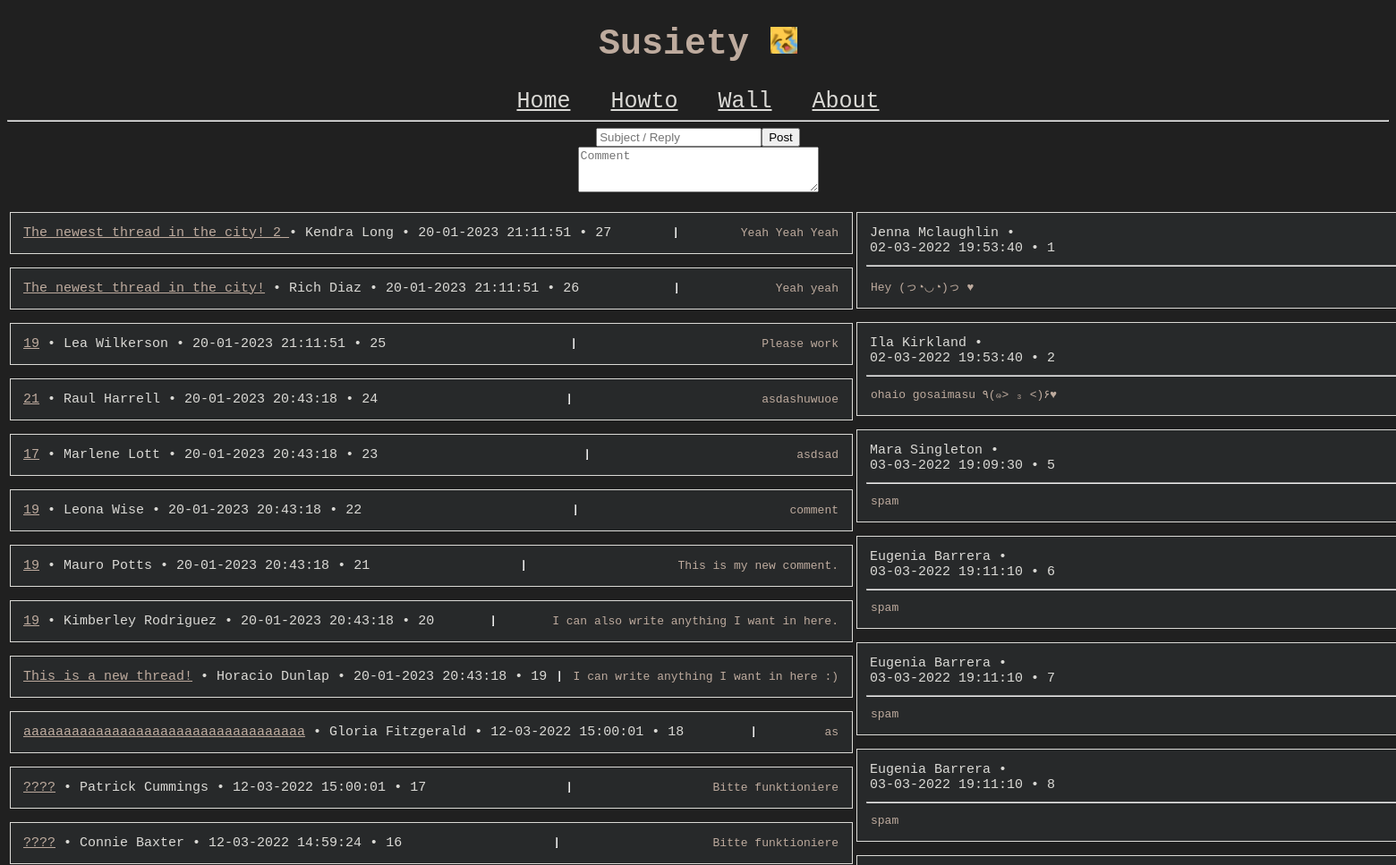
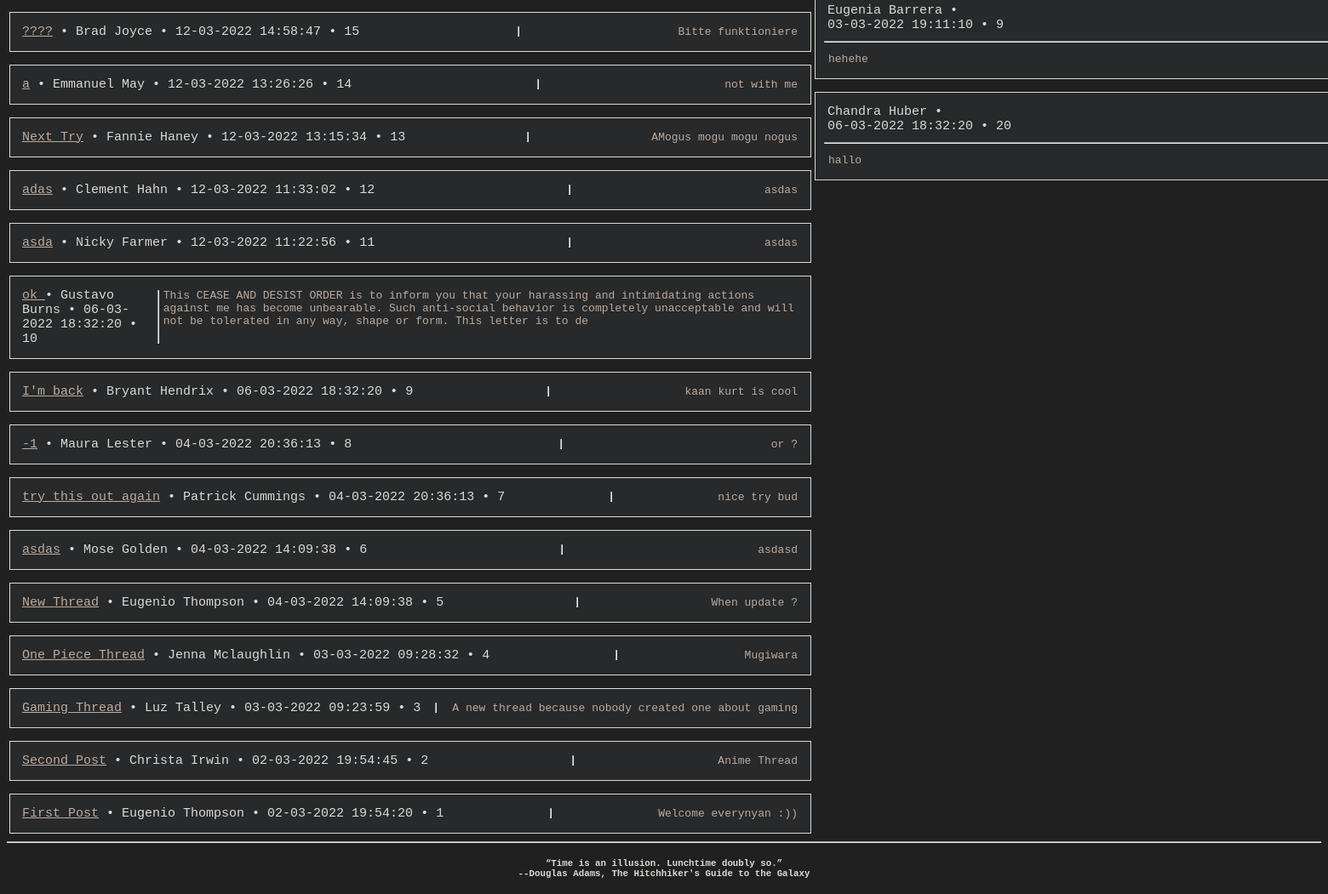
/wall/1, run on the app's committed database (2 pictures, top to bottom).
### susiety/models.py (models this page shows)
class Post(db.Model):
    id = db.Column(db.Integer, primary_key=True)
    author = db.Column(db.String(50), nullable=False)
    subject = db.Column(db.String(35), nullable=False)
    date_posted = db.Column(db.DateTime, nullable=False, default=datetime.utcnow())
    comment = db.Column(db.String(100), nullable=False)

class Reply(db.Model):
    id = db.Column(db.Integer, primary_key=True)
    author = db.Column(db.String(50), nullable=False)
    subject = db.Column(db.Integer, nullable=False)
    date_posted = db.Column(db.DateTime, nullable=False, default=datetime.utcnow())
    comment = db.Column(db.String(1000), nullable=False)

### susiety/posts/routes.py (the view, shortened to what this page needs)
@posts.route("/wall/<int:post_id>", methods=['GET', 'POST'])
def reply_wall(post_id):
    form = PostForm()
    posts = Post.query.all()
    replies = Reply.query.filter_by(subject=post_id)
    return render_template('reply_wall.html', title='Wall', form=form, posts=posts, replies=replies)

### susiety/posts/forms.py
class PostForm(FlaskForm):
    subject = StringField('Subject', render_kw={"placeholder": 'Subject / Reply'}, validators=[DataRequired(), Length(min=1, max=35)])
    comment = TextAreaField('Comment', render_kw={"placeholder": 'Comment', "rows": '3', "cols": '31'}, validators=[DataRequired(), Length(min=1, max=1000)])
    submit = SubmitField('Post')

### susiety/templates/reply_wall.html (shortened to what this page needs)
{% extends "layout.html" %}
{% block content %}
    <div calss="postSubmit">
        <form method="POST" action="">
                <div class="postSubmit">
                    {{ form.subject}}{{ form.submit }} <br>
                    {{ form.comment }}
                </div>
        </form>
    </div>
    <table>
        <tr>
            <td>
                {% for post in posts|reverse %}
                    <div class="box">
                        <div class="subject">
                            <a href="{{ url_for('posts.reply_wall', post_id=post.id) }}" class="box_subject">{{ post.subject }}</a> • {{ post.author }} • {{ post.date_posted.strftime('%d-%m-%Y %H:%M:%S') }} • {{ post.id }}
                        </div>
                        <hr>
                        <div class="comment">
                            {{ post.comment }}
                        </div>
                    </div>
                {% endfor %}
            </td>
            <td>
                {% for reply in replies %}
                    <div class="boxRight">
                        <div class="subject">
                            {{ reply.author }} •
                            <div>
                                {{ reply.date_posted.strftime('%d-%m-%Y %H:%M:%S') }} • {{ reply.id }}
                            </div>
                        </div>
                        <hr>
                        <div class="comment">
                            {{ reply.comment }}
                        </div>
                    </div>
                {% endfor %}
            </td>
        </tr>
    </table>
{% endblock content %}

### susiety/static/main.css (style rules this page uses)
body { font-family: monospace; background-color: #202020; }
a { color: #dbdad6; }
tr { vertical-align: top; }
.postSubmit { text-align: center; }
.box { display: flex; width: 920px; padding: 10px; margin-top: 15px; border: 1px solid #dbdad6; background: rgba(173, 216, 230, 0.05); }
.boxRight { width: 920px; padding: 10px; margin-top: 15px; border: 1px solid #dbdad6; background: rgba(173, 216, 230, 0.05); }
.box_subject { color: #beab9e; }
.subject { color: #dbdad6; font-size: 15px; padding: 4px; }
.comment { font-size: 13px; color: #beab9e; padding: 5px; }

### data on the page
Post: subject "The newest thread in the city! 2", author "Kendra Long", date_posted "20-01-2023 21:11:51", id "27", comment "Yeah Yeah Yeah"
Post: subject "The newest thread in the city!", author "Rich Diaz", date_posted "20-01-2023 21:11:51", id "26", comment "Yeah yeah"
Post: subject "19", author "Lea Wilkerson", date_posted "20-01-2023 21:11:51", id "25", comment "Please work"
Post: subject "21", author "Raul Harrell", date_posted "20-01-2023 20:43:18", id "24", comment "asdashuwuoe"
Post: subject "17", author "Marlene Lott", date_posted "20-01-2023 20:43:18", id "23", comment "asdsad"
Post: subject "19", author "Leona Wise", date_posted "20-01-2023 20:43:18", id "22", comment "comment"
Post: subject "19", author "Mauro Potts", date_posted "20-01-2023 20:43:18", id "21", comment "This is my new comment."
Post: subject "19", author "Kimberley Rodriguez", date_posted "20-01-2023 20:43:18", id "20", comment "I can also write anything I want in here."
Post: subject "This is a new thread!", author "Horacio Dunlap", date_posted "20-01-2023 20:43:18", id "19", comment "I can write anything I want in here :)"
Post: subject "aaaaaaaaaaaaaaaaaaaaaaaaaaaaaaaaaaa", author "Gloria Fitzgerald", date_posted "12-03-2022 15:00:01", id "18", comment "as"
Post: subject "????", author "Patrick Cummings", date_posted "12-03-2022 15:00:01", id "17", comment "Bitte funktioniere"
Post: subject "????", author "Connie Baxter", date_posted "12-03-2022 14:59:24", id "16", comment "Bitte funktioniere"
Post: subject "????", author "Brad Joyce", date_posted "12-03-2022 14:58:47", id "15", comment "Bitte funktioniere"
Post: subject "a", author "Emmanuel May", date_posted "12-03-2022 13:26:26", id "14", comment "not with me"
Post: subject "Next Try", author "Fannie Haney", date_posted "12-03-2022 13:15:34", id "13", comment "AMogus mogu mogu nogus"
Post: subject "adas", author "Clement Hahn", date_posted "12-03-2022 11:33:02", id "12", comment "asdas"
Post: subject "asda", author "Nicky Farmer", date_posted "12-03-2022 11:22:56", id "11", comment "asdas"
Post: subject "ok", author "Gustavo Burns", date_posted "06-03-2022 18:32:20", id "10", comment "This CEASE AND DESIST ORDER is to inform you that your harassing and intimidating actions against me has become unbearable. Such anti-social behavior is completely unacceptable and will not be tolerated in any way, shape or form. This letter is to de"
Post: subject "I'm back", author "Bryant Hendrix", date_posted "06-03-2022 18:32:20", id "9", comment "kaan kurt is cool"
Post: subject "-1", author "Maura Lester", date_posted "04-03-2022 20:36:13", id "8", comment "or ?"
Post: subject "try this out again", author "Patrick Cummings", date_posted "04-03-2022 20:36:13", id "7", comment "nice try bud"
Post: subject "asdas", author "Mose Golden", date_posted "04-03-2022 14:09:38", id "6", comment "asdasd"
Post: subject "New Thread", author "Eugenio Thompson", date_posted "04-03-2022 14:09:38", id "5", comment "When update ?"
Post: subject "One Piece Thread", author "Jenna Mclaughlin", date_posted "03-03-2022 09:28:32", id "4", comment "Mugiwara"
Post: subject "Gaming Thread", author "Luz Talley", date_posted "03-03-2022 09:23:59", id "3", comment "A new thread because nobody created one about gaming"
Post: subject "Second Post", author "Christa Irwin", date_posted "02-03-2022 19:54:45", id "2", comment "Anime Thread"
Post: subject "First Post", author "Eugenio Thompson", date_posted "02-03-2022 19:54:20", id "1", comment "Welcome everynyan :))"
Reply: author "Jenna Mclaughlin", date_posted "02-03-2022 19:53:40", id "1", comment "Hey (っ◔◡◔)っ ♥"
Reply: author "Ila Kirkland", date_posted "02-03-2022 19:53:40", id "2", comment "ohaio gosaimasu ٩(๑> ₃ <)۶♥"
Reply: author "Mara Singleton", date_posted "03-03-2022 19:09:30", id "5", comment "spam"
Reply: author "Eugenia Barrera", date_posted "03-03-2022 19:11:10", id "6", comment "spam"
Reply: author "Eugenia Barrera", date_posted "03-03-2022 19:11:10", id "7", comment "spam"
Reply: author "Eugenia Barrera", date_posted "03-03-2022 19:11:10", id "8", comment "spam"
Reply: author "Eugenia Barrera", date_posted "03-03-2022 19:11:10", id "9", comment "hehehe"
Reply: author "Chandra Huber", date_posted "06-03-2022 18:32:20", id "20", comment "hallo"
